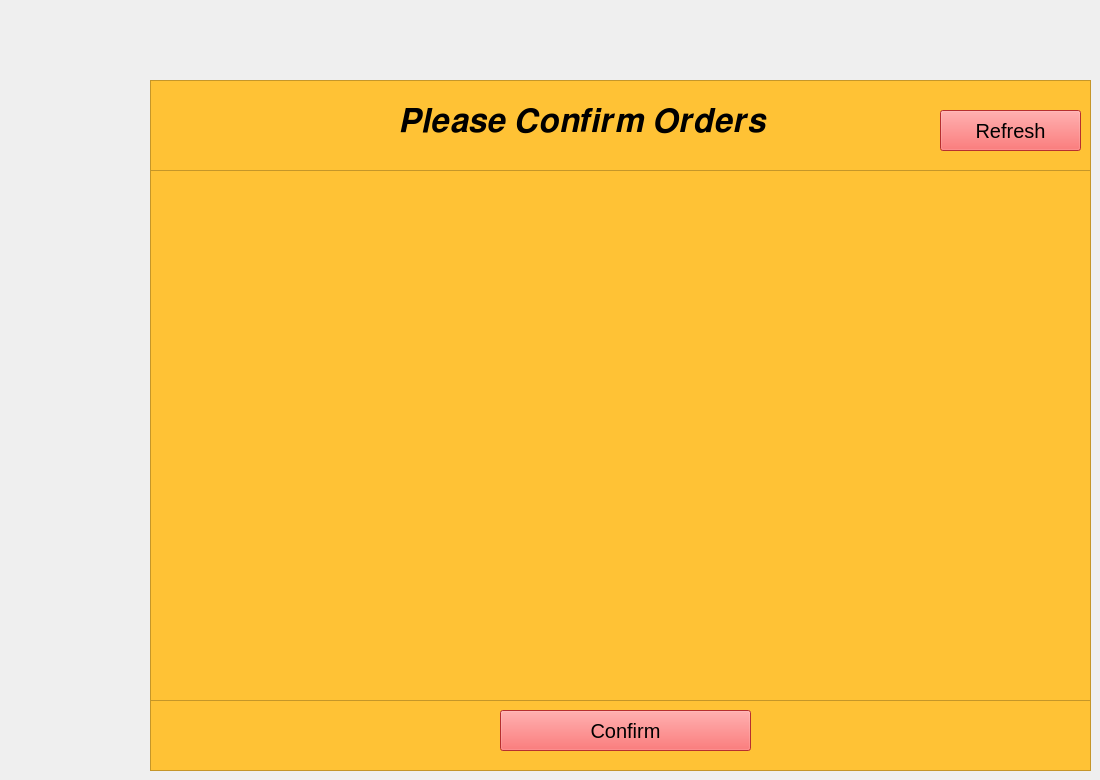
    <widget class="QWidget" name="tab_2">
     <attribute name="title">
      <string>Confirmation</string>
     </attribute>
     <widget class="QFrame" name="frame_2">
      <property name="geometry">
       <rect>
        <x>150</x>
        <y>80</y>
        <width>941</width>
        <height>691</height>
       </rect>
      </property>
      <property name="styleSheet">
       <string notr="true">background-color: rgb(255, 194, 53)</string>
      </property>
      <property name="frameShape">
       <enum>QFrame::StyledPanel</enum>
      </property>
      <property name="frameShadow">
       <enum>QFrame::Raised</enum>
      </property>
      <widget class="QLabel" name="label_2">
       <property name="geometry">
        <rect>
         <x>250</x>
         <y>10</y>
         <width>521</width>
         <height>61</height>
        </rect>
       </property>
       <property name="styleSheet">
        <string notr="true">font-size: 25pt</string>
       </property>
       <property name="text">
        <string>𝑷𝒍𝒆𝒂𝒔𝒆 𝑪𝒐𝒏𝒇𝒊𝒓𝒎 𝑶𝒓𝒅𝒆𝒓𝒔</string>
       </property>
      </widget>
      <widget class="QPushButton" name="pushButton">
       <property name="geometry">
        <rect>
         <x>350</x>
         <y>630</y>
         <width>251</width>
         <height>41</height>
        </rect>
       </property>
       <property name="styleSheet">
        <string notr="true">background-color: rgb(255, 66, 66); font-size: 15pt</string>
       </property>
       <property name="text">
        <string>Confirm</string>
       </property>
      </widget>
      <widget class="QTableWidget" name="tableWidget">
       <property name="geometry">
        <rect>
         <x>0</x>
         <y>90</y>
         <width>941</width>
         <height>531</height>
        </rect>
       </property>
      </widget>
      <widget class="QPushButton" name="pushButton_8">
       <property name="geometry">
        <rect>
         <x>790</x>
         <y>30</y>
         <width>141</width>
         <height>41</height>
        </rect>
       </property>
       <property name="styleSheet">
        <string notr="true">background-color: rgb(255, 66, 66); font-size: 15pt</string>
       </property>
       <property name="text">
        <string>Refresh</string>
       </property>
      </widget>
     </widget>
    </widget>
